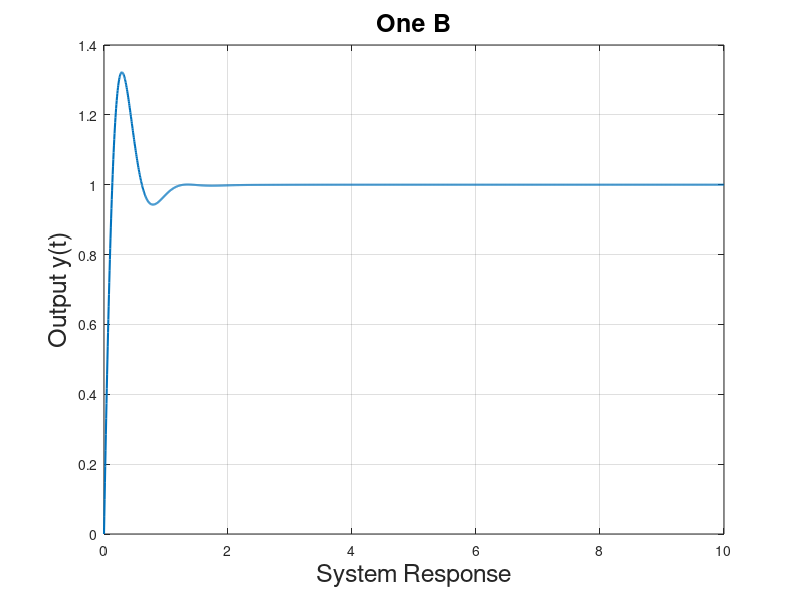

Write the MATLAB code that produced this figure.
k = 10;
m = 5;

num=[0 k k*(2+m) 2*m*k]; 
den=[1 1*k (2*k+m*k-1) 2*m*k];
sys=tf(num,den);

N=2000; 
t=linspace(0.0,10,N); 

u=ones(N,1);
y=lsim(sys,u,t);

plot(t,y,'LineWidth',1.5); grid; 
peak = findpeaks(y)
xlabel('System Response','FontSize',18);
ylabel('Output y(t)','FontSize',18); 
title('One B','FontSize',18);

